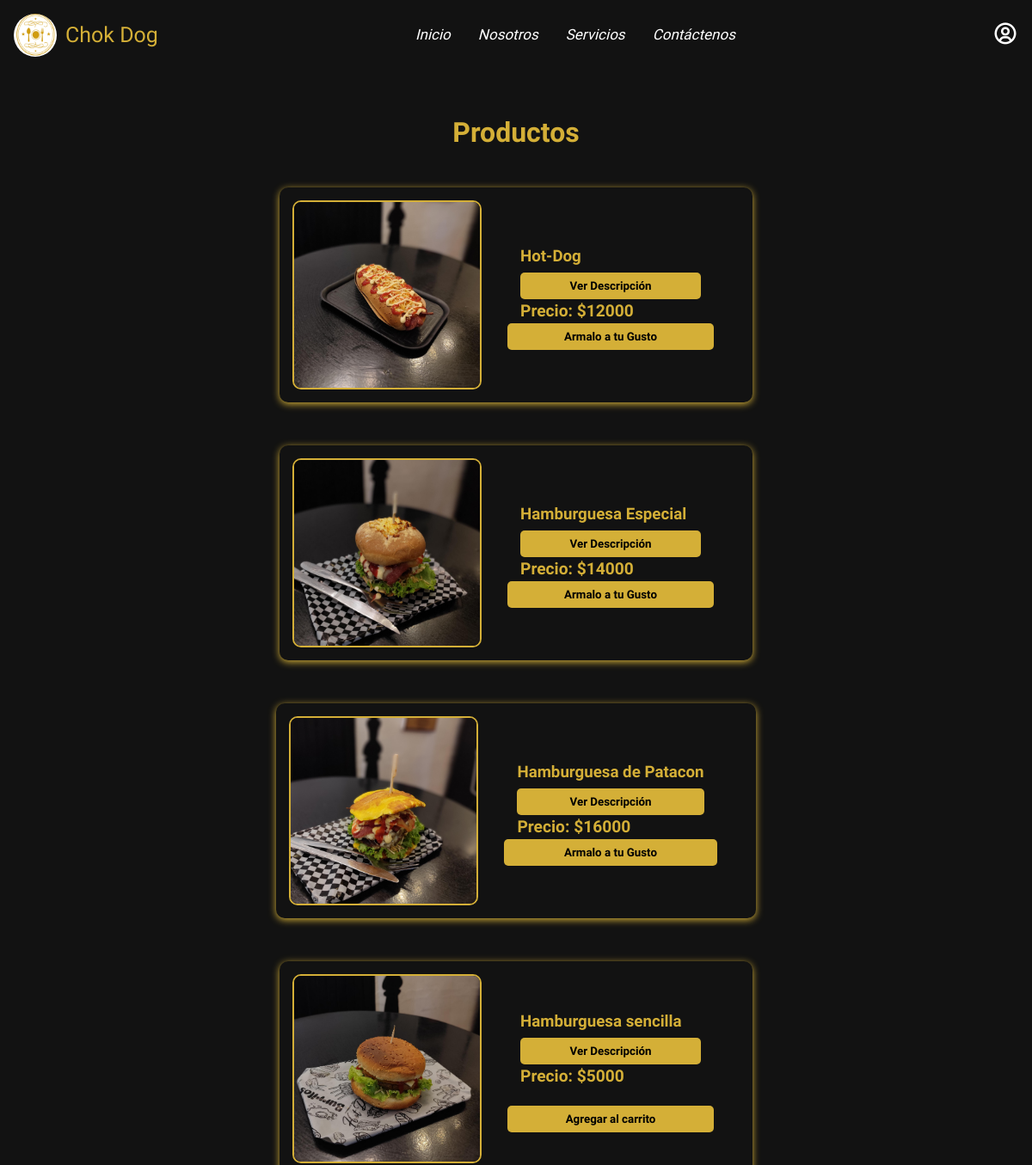
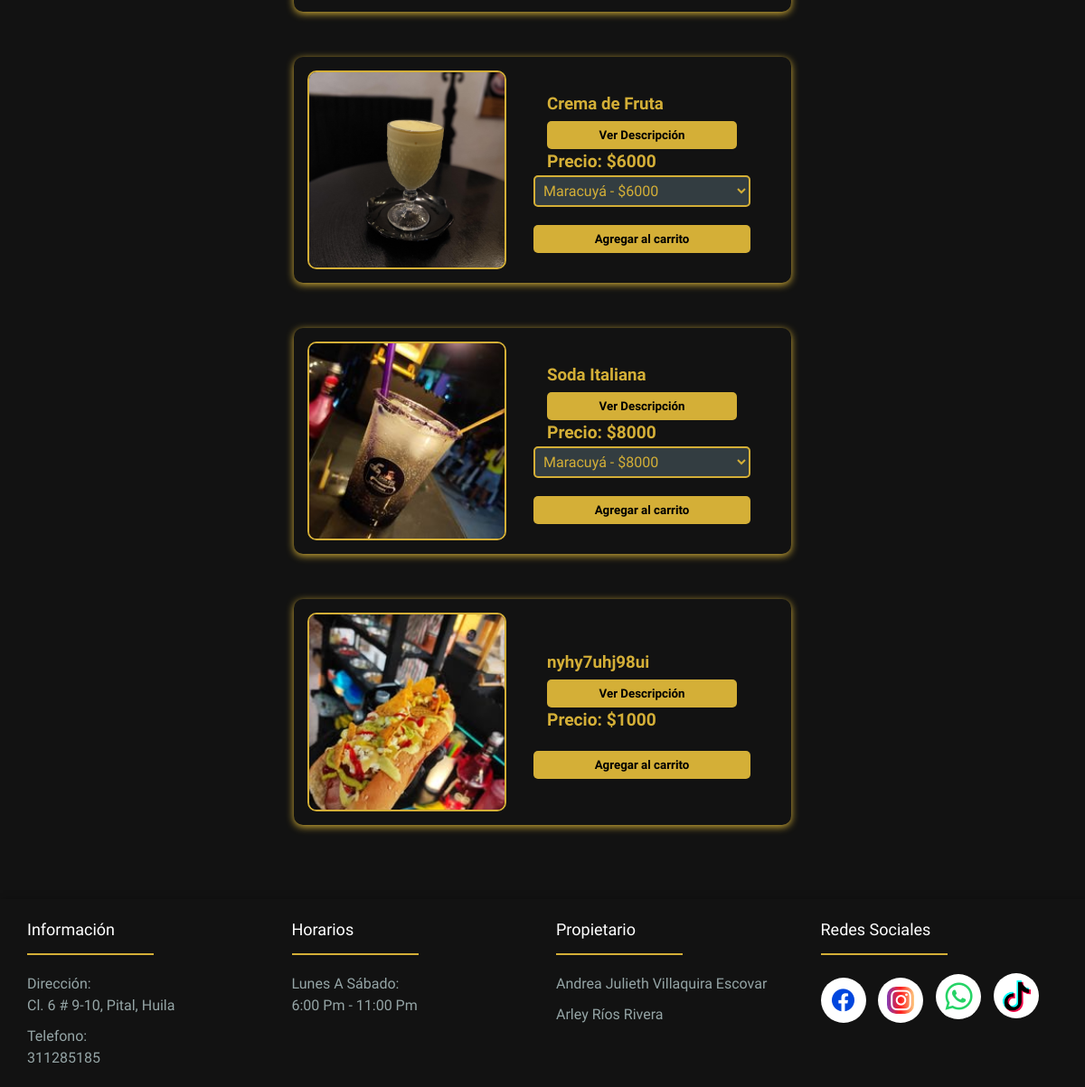
/productos/, run on the app's committed database (2 pictures, top to bottom).
### comida/models.py (models this page shows, shortened)
class Producto(models.Model):
    TIPOS_PRODUCTO = [
        ('personalizable', 'Personalizable'),
        ('sabores', 'Con Sabores'),
        ('simple', 'Simple'),
        ('bebida', 'Bebida'),
    ]
    imagen = models.ImageField(upload_to='productos')
    nombre = models.CharField(max_length=200)
    descripcion = models.TextField()
    imagen_descripcion = models.ImageField(upload_to='productos/', blank=True, null=True)
    precio = models.DecimalField(max_digits=10, decimal_places=0)
    fecha_creacion = models.DateField(auto_now_add=True)
    tipo = models.CharField(max_length=20, choices=TIPOS_PRODUCTO)
    ingredientes = models.ManyToManyField(Ingrediente, related_name="productos", blank=True)
    sabores = models.ManyToManyField(Sabor, blank=True)

### comida/views.py (the view)
# urls.py: path("productos/", lista_productos, name="productos"),
def lista_productos(request):
    productos = Producto.objects.all()  # Obtener productos
    return render(request, "productos.html", {"productos": productos})

### comida/templates/productos.html (shortened to what this page needs)
{% extends 'base.html' %}
{% load static %}
{% block content %}
<link rel="stylesheet" href="{% static 'productos.css' %}">
<div class="prod">
    <h1>Productos</h1>
    <div class="conten">
        <div class="menu-con">
            {% for product in productos %}
                <div class="food-item">
                    <img src="{{ product.imagen.url }}" alt="{{ product.nombre }}">
                    <div class="desc">
                        <div class="details">
                            <h3>{{ product.nombre }}</h3>
                            <button class="btn-descripcion" onclick="openModal('descripcion{{ product.id }}')">Ver Descripción</button><br>
                            <span class="price">Precio: ${{ product.precio }}</span>
                        </div>
                        {% if product.tipo == "personalizable" %}
                        <button class="btn-per" onclick="openModal('modal{{ product.id }}')">Armalo a tu Gusto</button>
                        {% elif product.tipo == "sabores" %}
                            <select class="opcion-sabor" data-id="{{ product.id }}">
                                {% for sabor in product.sabores.all %}
                                    <option value="{{ sabor.nombre }}">{{ sabor.nombre }} - ${{ product.precio }}</option>
                                {% endfor %}
                            </select>
                            <button class="agregar-carrito"
                                data-id="{{ product.id }}"
                                data-nombre="{{ product.nombre }}"
                                data-precio="{{ product.precio }}">
                                Agregar al carrito
                            </button>
                        {% elif product.tipo == "simple" %}
                        <button class="agregar-carrito"
                            data-id="{{ product.id }}"
                            data-nombre="{{ product.nombre }}"
                            data-precio="{{ product.precio }}">
                            Agregar al carrito
                        </button>
                        {% endif %}
                    </div>
                </div>
            {% endfor %}
        </div>
    </div>
</div>
{% endblock %}

### comida/static/barra.css (style rules this page uses)
* { margin: 0; padding: 0; box-sizing: border-box; font-family: "Kotta One", serif; box-sizing: border-box; }
:root { --text_4: rgba(0, 0, 0, 0.3); --text_sha: 5px 20px 5px #000000; --box: 0px 4px 10px rgb(0, 0, 0); --blanco: #FFFFFF; --negro-profundo: #1a1a1a; --fondo: #0000007b; --dorado: #D4AF37; --gris-industrial: #2d2d2d; --negro-carbon: #121212; --gris-acero: #95A5A6; }
body { margin: 0; padding: 0; position: relative; min-height: 90vh; padding-bottom: 200px; line-height: 1.5; }

### comida/static/productos.css (style rules this page uses)
.conten { width: 100%; display: flex; flex-wrap: wrap; justify-content: center; align-items: center; }
.prod { width: 100%; display: flex; justify-content: center; text-align: center; flex-direction: column; padding: 50px 0 50px 0; margin-top: 80px; padding: 50 0 0 0; }
.menu-con { width: 90%; display: flex; flex-wrap: wrap; justify-content: center; align-items: center; gap: 30px; padding: 20px; border-radius: 10px; }
h1 { color: #D4AF37; margin-bottom: 20px; }
.food-item { min-width: 550px; border-radius: 10px; padding: 15px; margin-bottom: 20px; display: flex; align-items: center; justify-content: space-evenly; box-shadow: 0 2px 8px rgb(212, 175, 55); }
.desc { display: flex; flex-direction: column; flex: 1; padding: 0 30px; }
.food-item img { width: 220px; height: 220px; border-radius: 10px; object-fit: cover; border: 2px solid #D4AF37; }
.details { flex-grow: 1; padding: 0 15px; text-align: left; flex-direction: column; }
.details h3 { margin: 5px 0; color: #D4AF37; }
.price { font-size: 1.2em; font-weight: bold; color: #D4AF37; }
.btn-descripcion, .btn-per, .agregar-carrito, .agregar-carrito-bebida { background: #D4AF37; color: #000000; padding: 8px 15px; border: none; border-radius: 5px; font-weight: bold; cursor: pointer; transition: 0.3s; width: 100%; text-align: center; }
select { background: #333D41; color: #D4AF37; border: 2px solid #D4AF37; padding: 5px; border-radius: 5px; font-size: 1em; }
.agregar-carrito { margin-top: 20px; }

### data on the page
Producto: imagen (picture), nombre "Hot-Dog", precio "12000"
Producto: imagen (picture), nombre "Hamburguesa Especial", precio "14000"
Producto: imagen (picture), nombre "Hamburguesa de Patacon", precio "16000"
Producto: imagen (picture), nombre "Hamburguesa sencilla", precio "5000"
Producto: imagen (picture), nombre "Crema de Fruta", precio "6000"
Producto: imagen (picture), nombre "Soda Italiana", precio "8000"
Producto: imagen (picture), nombre "nyhy7uhj98ui", precio "1000"

### other printed values
form field value "Maracuyá - $6000"
form field value "Maracuyá - $8000"
